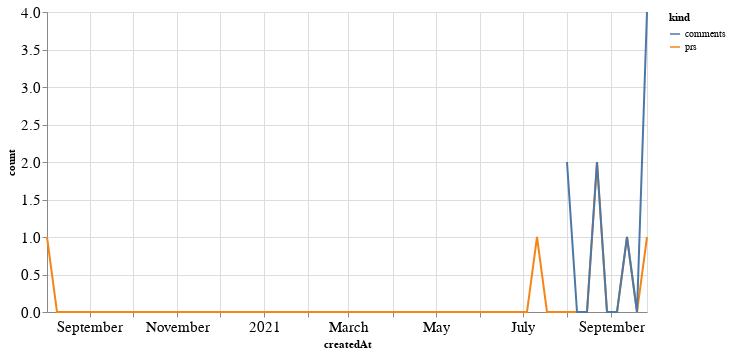

The code cell stored with this chart in its notebook:
### Code cell
alt.Chart(total_time, width=600).mark_line().encode(
    x='createdAt',
    y='count',
    color='kind'
)

### Figure 1 — Vega-Lite specification as saved in the notebook (floating-point values rounded to 4 significant figures)
{"config": {"axisLeft": {"labelFontSize": 15}, "axisBottom": {"labelFontSize": 15}}, "data": {"name": "data-a49bf55cdd2c866c66a1ce9dd3c0e5a4"}, "mark": "line", "encoding": {"color": {"type": "nominal", "field": "kind"}, "x": {"type": "temporal", "field": "createdAt"}, "y": {"type": "quantitative", "field": "count"}}, "width": 600, "$schema": "https://vega.github.io/schema/vega-lite/v4.8.1.json", "datasets": {"data-a49bf55cdd2c866c66a1ce9dd3c0e5a4": [{"createdAt": "2020-08-02T00:00:00", "kind": "prs", "count": 1.0}, {"createdAt": "2020-08-09T00:00:00", "kind": "prs", "count": 0.0}, {"createdAt": "2020-08-16T00:00:00", "kind": "prs", "count": 0.0}, {"createdAt": "2020-08-23T00:00:00", "kind": "prs", "count": 0.0}, {"createdAt": "2020-08-30T00:00:00", "kind": "prs", "count": 0.0}, {"createdAt": "2020-09-06T00:00:00", "kind": "prs", "count": 0.0}, {"createdAt": "2020-09-13T00:00:00", "kind": "prs", "count": 0.0}, {"createdAt": "2020-09-20T00:00:00", "kind": "prs", "count": 0.0}, {"createdAt": "2020-09-27T00:00:00", "kind": "prs", "count": 0.0}, {"createdAt": "2020-10-04T00:00:00", "kind": "prs", "count": 0.0}, {"createdAt": "2020-10-11T00:00:00", "kind": "prs", "count": 0.0}, {"createdAt": "2020-10-18T00:00:00", "kind": "prs", "count": 0.0}, {"createdAt": "2020-10-25T00:00:00", "kind": "prs", "count": 0.0}, {"createdAt": "2020-11-01T00:00:00", "kind": "prs", "count": 0.0}, {"createdAt": "2020-11-08T00:00:00", "kind": "prs", "count": 0.0}, {"createdAt": "2020-11-15T00:00:00", "kind": "prs", "count": 0.0}, {"createdAt": "2020-11-22T00:00:00", "kind": "prs", "count": 0.0}, {"createdAt": "2020-11-29T00:00:00", "kind": "prs", "count": 0.0}, {"createdAt": "2020-12-06T00:00:00", "kind": "prs", "count": 0.0}, {"createdAt": "2020-12-13T00:00:00", "kind": "prs", "count": 0.0}, {"createdAt": "2020-12-20T00:00:00", "kind": "prs", "count": 0.0}, {"createdAt": "2020-12-27T00:00:00", "kind": "prs", "count": 0.0}, {"createdAt": "2021-01-03T00:00:00", "kind": "prs", "count": 0.0}, {"createdAt": "2021-01-10T00:00:00", "kind": "prs", "count": 0.0}, {"createdAt": "2021-01-17T00:00:00", "kind": "prs", "count": 0.0}, {"createdAt": "2021-01-24T00:00:00", "kind": "prs", "count": 0.0}, {"createdAt": "2021-01-31T00:00:00", "kind": "prs", "count": 0.0}, {"createdAt": "2021-02-07T00:00:00", "kind": "prs", "count": 0.0}, {"createdAt": "2021-02-14T00:00:00", "kind": "prs", "count": 0.0}, {"createdAt": "2021-02-21T00:00:00", "kind": "prs", "count": 0.0}, {"createdAt": "2021-02-28T00:00:00", "kind": "prs", "count": 0.0}, {"createdAt": "2021-03-07T00:00:00", "kind": "prs", "count": 0.0}, {"createdAt": "2021-03-14T00:00:00", "kind": "prs", "count": 0.0}, {"createdAt": "2021-03-21T00:00:00", "kind": "prs", "count": 0.0}, {"createdAt": "2021-03-28T00:00:00", "kind": "prs", "count": 0.0}, {"createdAt": "2021-04-04T00:00:00", "kind": "prs", "count": 0.0}, {"createdAt": "2021-04-11T00:00:00", "kind": "prs", "count": 0.0}, {"createdAt": "2021-04-18T00:00:00", "kind": "prs", "count": 0.0}, {"createdAt": "2021-04-25T00:00:00", "kind": "prs", "count": 0.0}, {"createdAt": "2021-05-02T00:00:00", "kind": "prs", "count": 0.0}, {"createdAt": "2021-05-09T00:00:00", "kind": "prs", "count": 0.0}, {"createdAt": "2021-05-16T00:00:00", "kind": "prs", "count": 0.0}, {"createdAt": "2021-05-23T00:00:00", "kind": "prs", "count": 0.0}, {"createdAt": "2021-05-30T00:00:00", "kind": "prs", "count": 0.0}, {"createdAt": "2021-06-06T00:00:00", "kind": "prs", "count": 0.0}, {"createdAt": "2021-06-13T00:00:00", "kind": "prs", "count": 0.0}, {"createdAt": "2021-06-20T00:00:00", "kind": "prs", "count": 0.0}, {"createdAt": "2021-06-27T00:00:00", "kind": "prs", "count": 0.0}, {"createdAt": "2021-07-04T00:00:00", "kind": "prs", "count": 0.0}, {"createdAt": "2021-07-11T00:00:00", "kind": "prs", "count": 1.0}, {"createdAt": "2021-07-18T00:00:00", "kind": "prs", "count": 0.0}, {"createdAt": "2021-07-25T00:00:00", "kind": "prs", "count": 0.0}, {"createdAt": "2021-08-01T00:00:00", "kind": "prs", "count": 0.0}, {"createdAt": "2021-08-08T00:00:00", "kind": "prs", "count": 0.0}, {"createdAt": "2021-08-15T00:00:00", "kind": "prs", "count": 0.0}, {"createdAt": "2021-08-22T00:00:00", "kind": "prs", "count": 2.0}, {"createdAt": "2021-08-29T00:00:00", "kind": "prs", "count": 0.0}, {"createdAt": "2021-09-05T00:00:00", "kind": "prs", "count": 0.0}, {"createdAt": "2021-09-12T00:00:00", "kind": "prs", "count": 1.0}, {"createdAt": "2021-09-19T00:00:00", "kind": "prs", "count": 0.0}, {"createdAt": "2021-09-26T00:00:00", "kind": "prs", "count": 1.0}, {"createdAt": "2020-08-02T00:00:00", "kind": "comments", "count": null}, {"createdAt": "2020-08-09T00:00:00", "kind": "comments", "count": null}, {"createdAt": "2020-08-16T00:00:00", "kind": "comments", "count": null}, {"createdAt": "2020-08-23T00:00:00", "kind": "comments", "count": null}, {"createdAt": "2020-08-30T00:00:00", "kind": "comments", "count": null}, {"createdAt": "2020-09-06T00:00:00", "kind": "comments", "count": null}, {"createdAt": "2020-09-13T00:00:00", "kind": "comments", "count": null}, {"createdAt": "2020-09-20T00:00:00", "kind": "comments", "count": null}, {"createdAt": "2020-09-27T00:00:00", "kind": "comments", "count": null}, {"createdAt": "2020-10-04T00:00:00", "kind": "comments", "count": null}, {"createdAt": "2020-10-11T00:00:00", "kind": "comments", "count": null}, {"createdAt": "2020-10-18T00:00:00", "kind": "comments", "count": null}, {"createdAt": "2020-10-25T00:00:00", "kind": "comments", "count": null}, {"createdAt": "2020-11-01T00:00:00", "kind": "comments", "count": null}, {"createdAt": "2020-11-08T00:00:00", "kind": "comments", "count": null}, {"createdAt": "2020-11-15T00:00:00", "kind": "comments", "count": null}, {"createdAt": "2020-11-22T00:00:00", "kind": "comments", "count": null}, {"createdAt": "2020-11-29T00:00:00", "kind": "comments", "count": null}, {"createdAt": "2020-12-06T00:00:00", "kind": "comments", "count": null}, {"createdAt": "2020-12-13T00:00:00", "kind": "comments", "count": null}, {"createdAt": "2020-12-20T00:00:00", "kind": "comments", "count": null}, {"createdAt": "2020-12-27T00:00:00", "kind": "comments", "count": null}, {"createdAt": "2021-01-03T00:00:00", "kind": "comments", "count": null}, {"createdAt": "2021-01-10T00:00:00", "kind": "comments", "count": null}, {"createdAt": "2021-01-17T00:00:00", "kind": "comments", "count": null}, {"createdAt": "2021-01-24T00:00:00", "kind": "comments", "count": null}, {"createdAt": "2021-01-31T00:00:00", "kind": "comments", "count": null}, {"createdAt": "2021-02-07T00:00:00", "kind": "comments", "count": null}, {"createdAt": "2021-02-14T00:00:00", "kind": "comments", "count": null}, {"createdAt": "2021-02-21T00:00:00", "kind": "comments", "count": null}, {"createdAt": "2021-02-28T00:00:00", "kind": "comments", "count": null}, {"createdAt": "2021-03-07T00:00:00", "kind": "comments", "count": null}, {"createdAt": "2021-03-14T00:00:00", "kind": "comments", "count": null}, {"createdAt": "2021-03-21T00:00:00", "kind": "comments", "count": null}, {"createdAt": "2021-03-28T00:00:00", "kind": "comments", "count": null}, {"createdAt": "2021-04-04T00:00:00", "kind": "comments", "count": null}, {"createdAt": "2021-04-11T00:00:00", "kind": "comments", "count": null}, {"createdAt": "2021-04-18T00:00:00", "kind": "comments", "count": null}, {"createdAt": "2021-04-25T00:00:00", "kind": "comments", "count": null}, {"createdAt": "2021-05-02T00:00:00", "kind": "comments", "count": null}, {"createdAt": "2021-05-09T00:00:00", "kind": "comments", "count": null}, {"createdAt": "2021-05-16T00:00:00", "kind": "comments", "count": null}, {"createdAt": "2021-05-23T00:00:00", "kind": "comments", "count": null}, {"createdAt": "2021-05-30T00:00:00", "kind": "comments", "count": null}, {"createdAt": "2021-06-06T00:00:00", "kind": "comments", "count": null}, {"createdAt": "2021-06-13T00:00:00", "kind": "comments", "count": null}, {"createdAt": "2021-06-20T00:00:00", "kind": "comments", "count": null}, {"createdAt": "2021-06-27T00:00:00", "kind": "comments", "count": null}, {"createdAt": "2021-07-04T00:00:00", "kind": "comments", "count": null}, {"createdAt": "2021-07-11T00:00:00", "kind": "comments", "count": null}, {"createdAt": "2021-07-18T00:00:00", "kind": "comments", "count": null}, {"createdAt": "2021-07-25T00:00:00", "kind": "comments", "count": null}, {"createdAt": "2021-08-01T00:00:00", "kind": "comments", "count": 2.0}, {"createdAt": "2021-08-08T00:00:00", "kind": "comments", "count": 0.0}, {"createdAt": "2021-08-15T00:00:00", "kind": "comments", "count": 0.0}, {"createdAt": "2021-08-22T00:00:00", "kind": "comments", "count": 2.0}, {"createdAt": "2021-08-29T00:00:00", "kind": "comments", "count": 0.0}, {"createdAt": "2021-09-05T00:00:00", "kind": "comments", "count": 0.0}, {"createdAt": "2021-09-12T00:00:00", "kind": "comments", "count": 1.0}, {"createdAt": "2021-09-19T00:00:00", "kind": "comments", "count": 0.0}, {"createdAt": "2021-09-26T00:00:00", "kind": "comments", "count": 4.0}]}}
